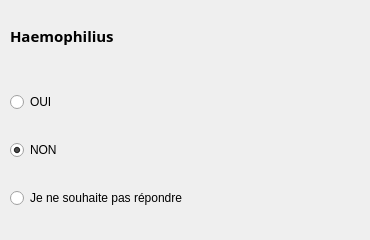
                           <widget class="QWidget" name="widget_115" native="true">
                            <widget class="QLabel" name="label_85">
                             <property name="geometry">
                              <rect>
                               <x>10</x>
                               <y>10</y>
                               <width>351</width>
                               <height>51</height>
                              </rect>
                             </property>
                             <property name="font">
                              <font>
                               <family>Noto Sans</family>
                               <pointsize>11</pointsize>
                               <weight>75</weight>
                               <bold>true</bold>
                              </font>
                             </property>
                             <property name="text">
                              <string>Haemophilius</string>
                             </property>
                            </widget>
                            <widget class="QWidget" name="widget_116" native="true">
                             <property name="geometry">
                              <rect>
                               <x>10</x>
                               <y>70</y>
                               <width>351</width>
                               <height>161</height>
                              </rect>
                             </property>
                             <layout class="QVBoxLayout" name="verticalLayout_78">
                              <item>
                               <widget class="QRadioButton" name="radioButton_133">
                                <property name="text">
                                 <string>OUI</string>
                                </property>
                               </widget>
                              </item>
                              <item>
                               <widget class="QRadioButton" name="radioButton_134">
                                <property name="text">
                                 <string>NON</string>
                                </property>
                                <property name="checked">
                                 <bool>true</bool>
                                </property>
                               </widget>
                              </item>
                              <item>
                               <widget class="QRadioButton" name="radioButton_135">
                                <property name="text">
                                 <string>Je ne souhaite pas répondre</string>
                                </property>
                               </widget>
                              </item>
                             </layout>
                            </widget>
                           </widget>
